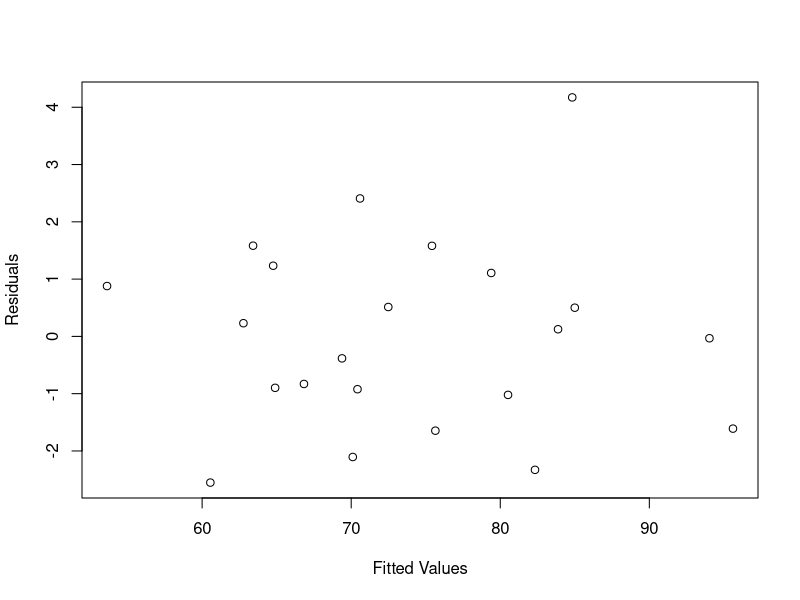
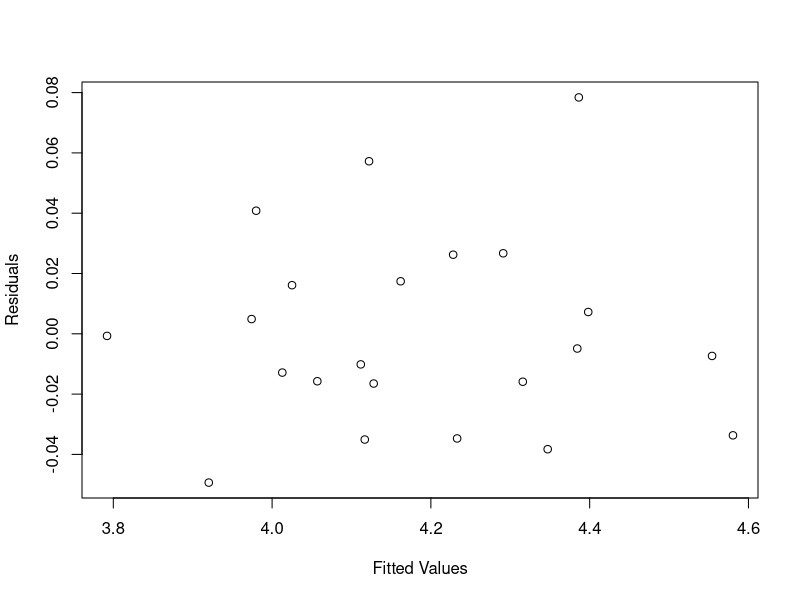
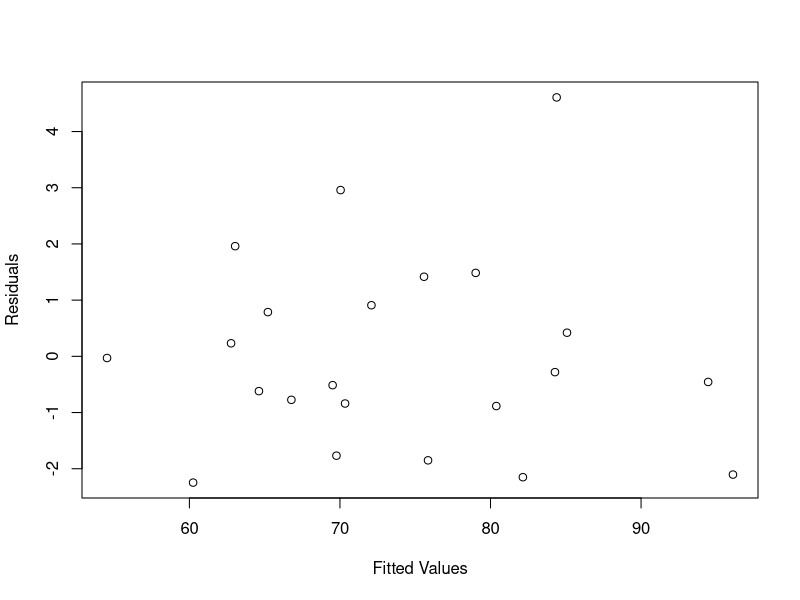

R code for these plots, in order:
m_data <- read.table("Physical.txt", sep = '\t', header=TRUE)

#3.1  Mass against all
fit <- lm(Mass ~ . , data=m_data)
print(var(fit$fitted.values)/var(m_data$Mass))  #R-Squared for sanity check
plot(fit$fitted.values, fit$residuals, ylab = "Residuals", xlab = "Fitted Values")

# 3.2 Mass cube root against all
fit2 <- lm(Mass ^ (1/3) ~ . , data=m_data)
print(var(fit2$fitted.values)/var(m_data$Mass ^ (1/3)))  #R-Squared for sanity check

# 3.2.a Plot in Cube root coordinates
plot(fit2$fitted.values, fit2$residuals, ylab = "Residuals", xlab = "Fitted Values")

#m_data <- cbind(m_data[,-1], m_data[1] ^ (1/3)) #not needed

# 3.2.b Plot in original  coordinates
plot(fit2$fitted.values ^ 3, m_data$Mass -  (fit2$fitted.values ^ 3), ylab = "Residuals", xlab = "Fitted Values")